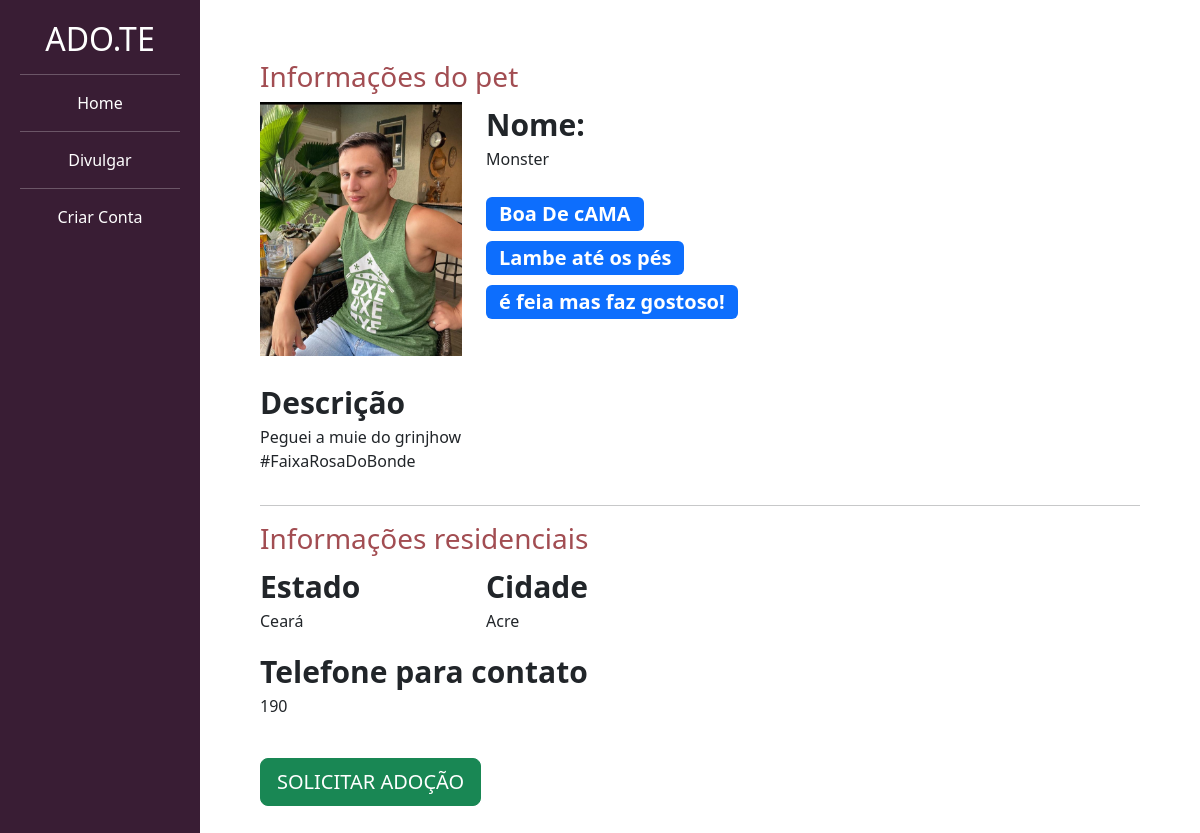
/divulgar/ver_pet/3, run on an earlier commit of the app's database.
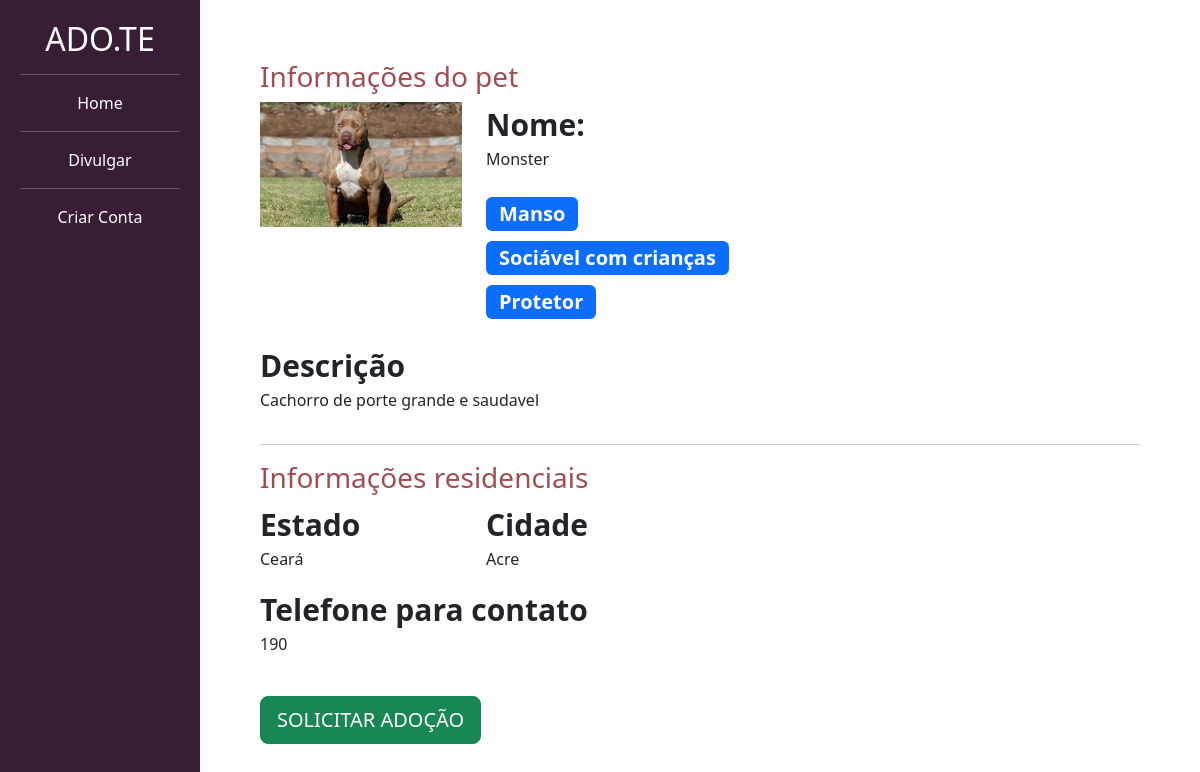
And on a later commit of the database.
### divulgar/models.py (models this page shows, shortened)
class Pet(models.Model):
    choices_status = (('P', 'Para adoção'),
                      ('A', 'Adotado'))
    usuario = models.ForeignKey(User, on_delete=models.DO_NOTHING)
    foto = models.ImageField(upload_to="fotos_pets")
    nome = models.CharField(max_length=100)
    descricao = models.TextField()
    estado = models.CharField(max_length=50)
    cidade = models.CharField(max_length=50)
    telefone = models.CharField(max_length=50)
    tags = models.ManyToManyField(Tag)
    raca = models.ForeignKey(Raca, on_delete=models.DO_NOTHING)
    status = models.CharField(max_length=1, choices=choices_status, default='P')

class Tag(models.Model):
    tag = models.CharField(max_length=100)
    def __str__(self):
        return self.tag

### divulgar/views.py (the view)
# urls.py: path('ver_pet/<int:id>', views.ver_pet, name="ver_pet"),
def ver_pet(request,id):
    if request.method == 'GET':
        pet = Pet.objects.get(id = id)
        return render(request, 'ver_pet.html', {'pet': pet})

### templates/ver_pet.html (shortened to what this page needs)
{% load static %}
<!doctype html>
<html lang="pt-BR">
    <head>
    <link href="https://cdn.jsdelivr.net/npm/bootstrap@5.3.0-alpha1/dist/css/bootstrap.min.css" rel="stylesheet">
    <link href="{% static 'css/cadastro.css' %}" rel="stylesheet">
    <link href="{% static 'divulgar/css/novo_pet.css' %}" rel="stylesheet">
    <link href="{% static 'divulgar/css/seus_pet.css' %}" rel="stylesheet">
    <link href="{% static 'adotar/css/listar_pet.css' %}" rel="stylesheet">
    </head>
    <body>
        <div class="container-fluid">
            <div class="row">
                <div class="col-md-2 bg-side-plataforma sidebar">
                    <h2>ADO.TE</h2>
                    <hr>
                    <a class="nav-link text-white" href ="{%url 'listar_pets'%}">Home</a>
                    <hr />
                    <a class="nav-link text-white" href ="{%url 'cadastroPet'%}">Divulgar</a>
                    <hr />
                   {%  if user.is_authenticated %}
                        <a class="nav-link text-white" href ="{%url 'seus_pets'%}">Seus Pets</b></a>
                        <hr />
                        <a class="nav-link text-white" href ="{%url 'ver_pedido_adocao'%}">Suas Adoções</a>
                        <hr />
                    {%else%}
                    <a class="nav-link text-white" href ="{%url 'cadastro'%}">Criar Conta</a>
                    {%endif%}
                </div>
                <div style="padding:60px" class="col-md">
                    <h3 class="font-vinho">Informações do pet</h3>
                    <div class="row">
                        <div class="col-md-3">
                            <img width="100%" src="{{pet.foto.url}}">
                        </div>
                        <div class="col-md-9">
                            <span class="span-bold">Nome:</span>
                            <p>{{pet.nome}}</p>
                            <div style="width:40%">
                                {%for tag in pet.tags.all%}
                                <span class="badge text-bg-primary badge-lg">{{tag}}</span>
                                {%endfor%}
                            </div>
                        </div>
                    </div>
                    <br>
                    <div class="row">
                        <div class="col-md-5">
                            <span class="span-bold">Descrição</span>
                            <p>{{pet.descricao}}</p>
                        </div>
                        <div class="col-md-7">
                        </div>
                    </div>
                    <hr>
                    <div class="row">
                        <h3 class="font-vinho">Informações residenciais</h3>
                        <div class="col-md">
                            <div class="row">
                                <div class="col-md">
                                    <span class="span-bold">Estado</span>
                                    <p>{{pet.estado}}</p>
                                </div>
                                <div class="col-md">
                                    <span class="span-bold">Cidade</span>
                                    <p>{{pet.cidade}}</p>
                                </div>
                            </div>
                            <span class="span-bold">Telefone para contato</span>
                            <p>{{pet.telefone}}</p>
                            <br>
                            <a href="{% url 'pedido_adocao' pet.id %}" class="btn btn-success btn-lg">SOLICITAR ADOÇÃO</a>
                        </div>
                        <div class="col-md">
                        </div>
                    </div>
                </div>
            </div>
        </div>
    </body>
</html>

What changed in the data, as far as the page shows it:
removed Tag: tag "Boa De cAMA"
removed Tag: tag "Lambe até os pés"
removed Tag: tag "é feia mas faz gostoso!"
changed Pet "Monster": foto: a different picture; descricao "Peguei a muie do grinjhow #FaixaRosaDoBonde" → "Cachorro de porte grande e saudavel"
added Tag: tag "Manso"
added Tag: tag "Sociável com crianças"
added Tag: tag "Protetor"
